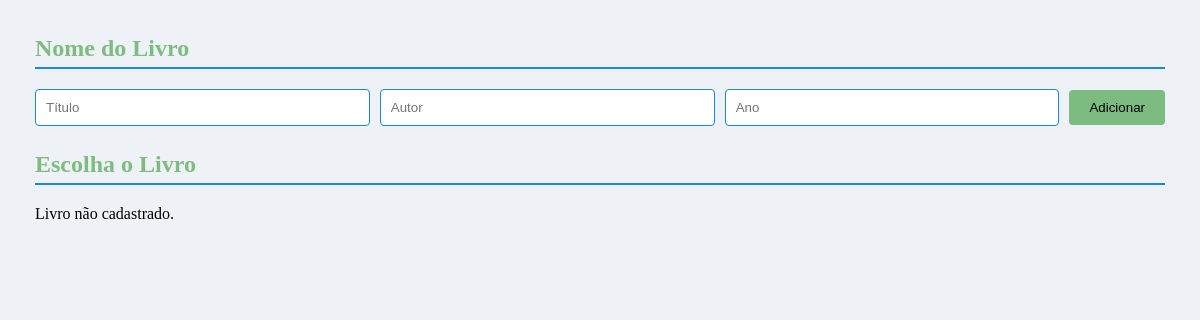
Before: / with the older database file.
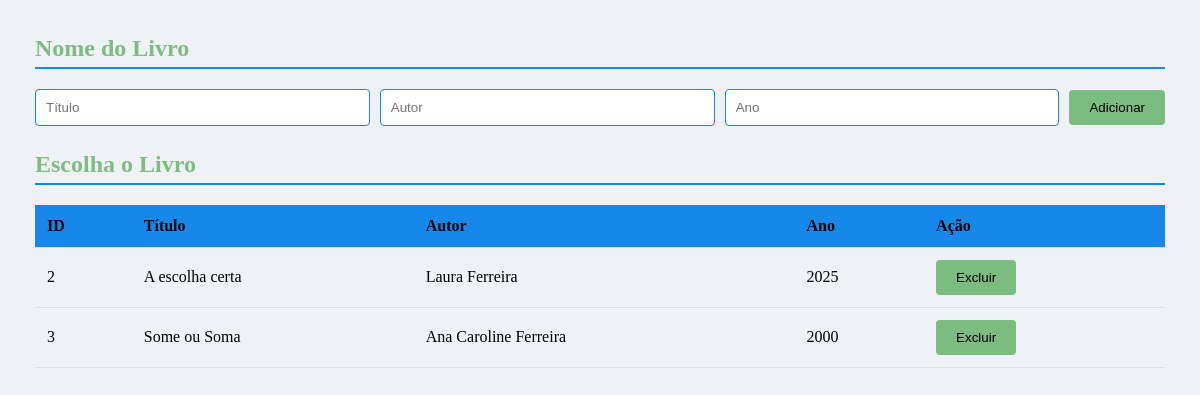
After: the same page with the newer database file.
### tables this page shows
CREATE TABLE livros (
    id INTEGER PRIMARY KEY AUTOINCREMENT,
    titulo TEXT NOT NULL,
    autor TEXT NOT NULL,
    ano INTEGER NOT NULL
);

### index.php (the view, shortened to what this page needs)
<?php
require 'database.php';
$stmt = $db->query("SELECT * FROM livros ORDER BY id ASC");
$livros = $stmt->fetchAll(PDO::FETCH_ASSOC);
?>
<!DOCTYPE html>
<html lang="pt-br">
<head>
  <link rel="stylesheet" href="CSS.css">
</head>
<body>
<h2>Nome do Livro</h2>
<form action="add,delete_book.php" method="post">
    <input type="text" name="titulo" placeholder="Título" required>
    <input type="text" name="autor" placeholder="Autor" required>
    <input type="number" name="ano" placeholder="Ano" required>
    <button type="submit">Adicionar</button>
</form>
<h2>Escolha o Livro</h2>
<?php if (count($livros) > 0): ?>
    <table>
        <tr>
            <th>ID</th>
            <th>Título</th>
            <th>Autor</th>
            <th>Ano</th>
            <th>Ação</th>
        </tr>
        <?php foreach ($livros as $livro): ?>
            <tr>
                <td><?= htmlspecialchars($livro['id']) ?></td>
                <td><?= htmlspecialchars($livro['titulo']) ?></td>
                <td><?= htmlspecialchars($livro['autor']) ?></td>
                <td><?= htmlspecialchars($livro['ano']) ?></td>
                <td>
                    <form action="add,delete_book.php" method="post" style="display:inline;">
                        <button type="submit" onclick="return confirm('Confirme a Operação?')">Excluir</button>
                    </form>
                </td>
            </tr>
        <?php endforeach; ?>
    </table>
<?php else: ?>
    <p>Livro não cadastrado.</p>
<?php endif; ?>
</body>
</html>

### CSS.css (style rules this page uses)
body { font-family: comic sans ms; background-color: #eef1f5; margin: 0; padding: 35px; }
h2 { color: #3939; border-bottom: 2px solid #1588e9; padding-bottom: 5px; margin-top: 0; }
form { margin-bottom: 25px; display: flex; flex-wrap: wrap; gap: 10px; align-items: center; }
input[type="text"], input[type="number"] { flex: 1 1 200px; padding: 10px; border: 1px solid #1588e9; border-radius: 4px; }
button { padding: 10px 20px; background-color: #3939; color: black; border: none; border-radius: 4px; cursor: pointer; transition: background 0.2s; }
table { width: 100%; border-collapse: collapse; margin-top: 10px; }
th, td { text-align: left; padding: 12px; border-bottom: 1px solid #ddd; }
th { background-color: #1588e9; }
td form { display: inline; }

Changed rows visible on the page:
added livros: id "2", titulo "A escolha certa", autor "Laura Ferreira", ano "2025"
added livros: id "3", titulo "Some ou Soma", autor "Ana Caroline Ferreira", ano "2000"
Other visible differences:
text no longer shown: "Livro não cadastrado."
text now shown: "ID Título Autor Ano Ação"
